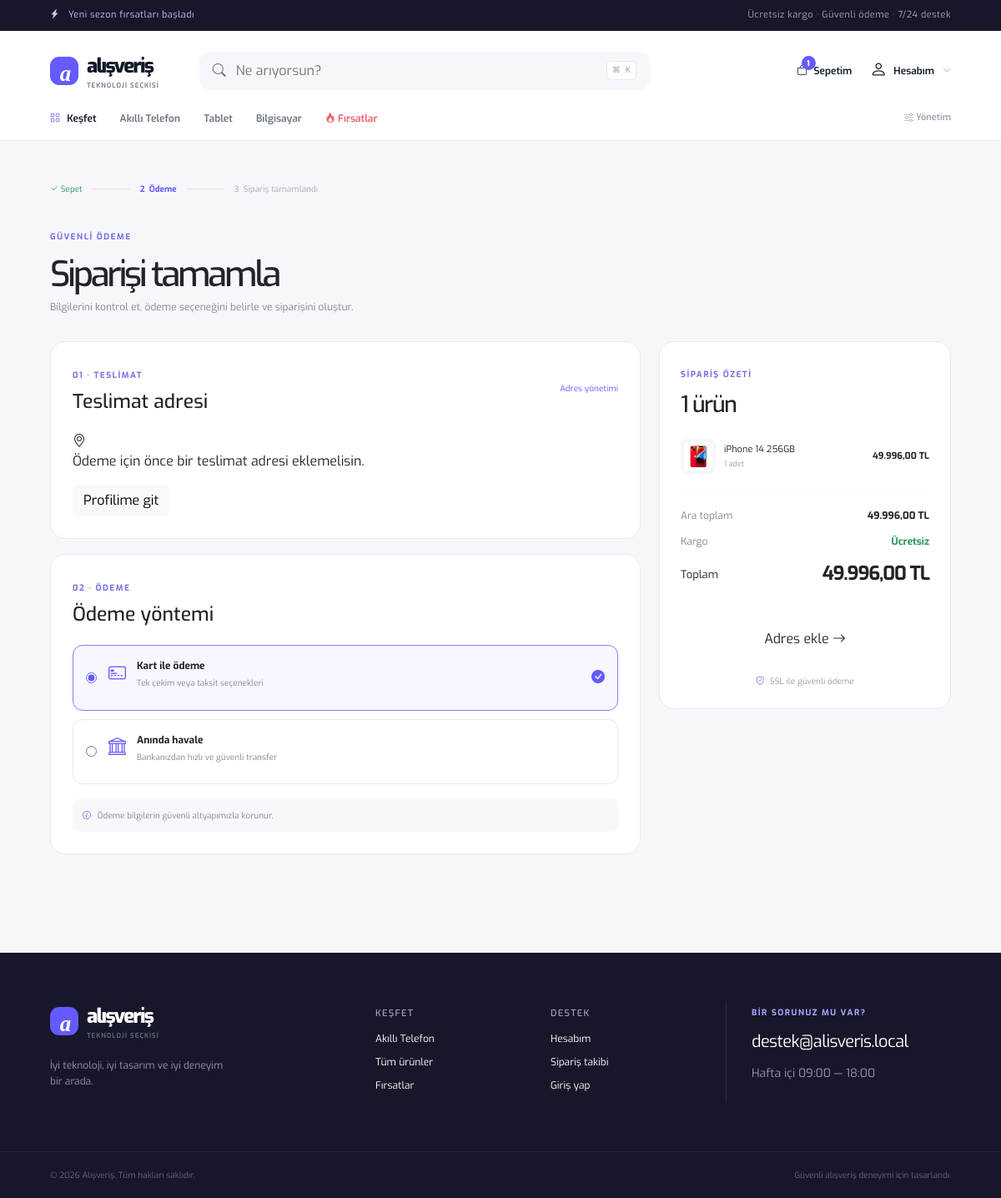
Screenshot of /odeme.php (signed in) with the database file from the repository.
### tables this page shows
CREATE TABLE `kategori` (
  `kategori_id` int(11) NOT NULL,
  `kategori_ad` varchar(50) NOT NULL,
  `kategori_link` varchar(100) NOT NULL
);

CREATE TABLE `sepet` (
  `sepet_kalem_id` int(11) NOT NULL,
  `kullanici_id` int(11) NOT NULL,
  `telefon_id` int(11) NOT NULL,
  `adet` int(11) NOT NULL DEFAULT 1,
  `ekleme_tarihi` datetime DEFAULT current_timestamp()
);

CREATE TABLE `telefon` (
  `id` int(11) NOT NULL,
  `model_id` int(11) NOT NULL,
  `img` varchar(250) NOT NULL,
  `fiyat` decimal(10,2) NOT NULL,
  `satici` varchar(150) NOT NULL,
  `renk_id` int(11) NOT NULL,
  `hafiza_id` int(11) NOT NULL,
  `teslimat` varchar(50) NOT NULL,
  `odeme_secenekleri` varchar(255) NOT NULL,
  `taksit_secenekleri` varchar(255) NOT NULL,
  `stok_id` int(11) NOT NULL,
  `stok_adet` int(11) DEFAULT NULL,
  `kategori_id` int(11) NOT NULL,
  `puan` float NOT NULL
);

CREATE TABLE `model` (
  `model_id` int(11) NOT NULL,
  `model_ad` varchar(100) NOT NULL
);

CREATE TABLE `hafiza` (
  `hafiza_id` int(11) NOT NULL,
  `hafiza_ad` varchar(20) NOT NULL
);

### odeme.php (the view, shortened to what this page needs)
<?php
include 'admin/baglanti.php';
$userId = (int) $_SESSION['kullanici_id'];
$cart = mysqli_query($conn, "SELECT s.adet, t.fiyat, t.img, m.model_ad, h.hafiza_ad FROM sepet s JOIN telefon t ON t.id=s.telefon_id LEFT JOIN model m ON m.model_id=t.model_id LEFT JOIN hafiza h ON h.hafiza_id=t.hafiza_id WHERE s.kullanici_id=$userId");
$items=[]; $total=0; $count=0;
while($item=mysqli_fetch_assoc($cart)){ $item['line_total']=(float)$item['fiyat']*(int)$item['adet']; $items[]=$item; $total += $item['line_total']; $count += (int)$item['adet']; }
$addressResult = mysqli_query($conn, "SELECT a.*, m.mahalle_adi AS mahalle, c.ilce_adi AS ilce, i.il_adi AS il FROM kullanici_adresleri a JOIN mahalleler m ON m.id=a.mahalle_id JOIN ilceler c ON c.id=m.ilce_id JOIN iller i ON i.id=c.il_id WHERE a.kullanici_id=$userId ORDER BY a.id DESC");
$addresses=[]; while($address=mysqli_fetch_assoc($addressResult)) $addresses[]=$address;
$formattedTotal=number_format($total,2,',','.');
?>
<!doctype html>
<html lang="tr"><head><?php include 'parts/head.php'; ?><link rel="stylesheet" href="assets/css/account.css"></head><body>
<?php include 'parts/header.php'; ?>
<main class="account-page checkout-page"><div class="checkout-steps"><span class="done"><i class="bi bi-check2"></i> Sepet</span><b></b><span class="active">2&nbsp; Ödeme</span><b></b><span>3&nbsp; Sipariş tamamlandı</span></div><div class="page-intro"><div><span class="eyebrow">Güvenli ödeme</span><h1>Siparişi tamamla</h1><p>Bilgilerini kontrol et, ödeme seçeneğini belirle ve siparişini oluştur.</p></div></div>
<form action="odeme_tamamla.php" method="post"><div class="checkout-grid"><div class="checkout-main"><section class="checkout-card"><div class="card-heading"><div><span class="eyebrow">01 · Teslimat</span><h2>Teslimat adresi</h2></div><a href="profil.php">Adres yönetimi</a></div><?php if (!$addresses): ?><div class="checkout-empty"><i class="bi bi-geo-alt"></i><p>Ödeme için önce bir teslimat adresi eklemelisin.</p><a href="profil.php" class="btn btn-light">Profilime git</a></div><?php endif; ?></section>
<section class="checkout-card"><div class="card-heading"><div><span class="eyebrow">02 · Ödeme</span><h2>Ödeme yöntemi</h2></div></div><div class="payment-options"><label class="payment-option"><input type="radio" name="odeme_secimi" value="taksitli" checked><span><i class="bi bi-credit-card-2-front"></i><b>Kart ile ödeme</b><small>Tek çekim veya taksit seçenekleri</small></span><i class="bi bi-check-circle-fill"></i></label><label class="payment-option"><input type="radio" name="odeme_secimi" value="aninda_havale"><span><i class="bi bi-bank"></i><b>Anında havale</b><small>Bankanızdan hızlı ve güvenli transfer</small></span><i class="bi bi-check-circle-fill"></i></label></div><div class="installment-note"><i class="bi bi-info-circle"></i> Ödeme bilgilerin güvenli altyapımızla korunur.</div></section></div>
<aside class="summary-card checkout-summary"><span class="eyebrow">Sipariş özeti</span><h2><?= $count ?> ürün</h2><div class="checkout-products"><?php foreach($items as $item): ?><div><img src="assets/img/<?= htmlspecialchars($item['img']) ?>" alt=""><span><?= htmlspecialchars($item['model_ad'].' '.$item['hafiza_ad']) ?><small><?= (int)$item['adet'] ?> adet</small></span><b><?= number_format($item['line_total'],2,',','.') ?> TL</b></div><?php endforeach; ?></div><hr><div class="summary-row"><span>Ara toplam</span><b><?= $formattedTotal ?> TL</b></div><div class="summary-row"><span>Kargo</span><b class="success-text">Ücretsiz</b></div><div class="summary-total"><span>Toplam</span><strong><?= $formattedTotal ?> TL</strong></div><?php if ($addresses): ?><label class="terms-check"><input name="sozlesme_checkbox" value="1" type="checkbox" required><span>Mesafeli satış sözleşmesini ve ön bilgilendirme formunu okudum, onaylıyorum.</span></label><button class="btn btn-brand summary-button" type="submit">Siparişi onayla <i class="bi bi-arrow-right"></i></button><?php else: ?><a href="profil.php" class="btn btn-brand summary-button">Adres ekle <i class="bi bi-arrow-right"></i></a><?php endif; ?><div class="secure-note"><i class="bi bi-shield-check"></i> SSL ile güvenli ödeme</div></aside></div></form></main>
<?php include 'parts/footer.php'; ?></body></html>

### parts/header.php (shortened to what this page needs)
<?php
$userId = (int) ($_SESSION['kullanici_id'] ?? 0);
$cartCount = 0;
if ($userId) {
    $cartResult = mysqli_query($conn, "SELECT COALESCE(SUM(adet), 0) AS toplam_adet FROM sepet WHERE kullanici_id = $userId");
    $cartCount = (int) (mysqli_fetch_assoc($cartResult)['toplam_adet'] ?? 0);
}
?>
<header class="site-header">
    <div class="announcement"><span><i class="bi bi-lightning-charge-fill"></i> Yeni sezon fırsatları başladı</span><span class="announcement-right">Ücretsiz kargo · Güvenli ödeme · 7/24 destek</span></div>
    <div class="header-main">
        <a class="brand" href="index.php" aria-label="Alışveriş ana sayfa"><span class="brand-mark">a</span><span>alışveriş<small>teknoloji seçkisi</small></span></a>
        <form class="search-form" action="telefon.php" method="get"><i class="bi bi-search"></i><input name="q" type="search" placeholder="Ne arıyorsun?" aria-label="Ürün ara"><kbd>⌘ K</kbd></form>
        <div class="header-actions">
            <a href="sepet.php" class="header-action"><span class="icon-wrap"><i class="bi bi-bag"></i><?php if ($cartCount): ?><b><?= $cartCount > 9 ? '9+' : $cartCount ?></b><?php endif; ?></span><span>Sepetim</span></a>
            <div class="dropdown"><button class="header-action account-action" data-bs-toggle="dropdown" aria-expanded="false"><i class="bi bi-person"></i><span><?= $userId ? 'Hesabım' : 'Giriş yap' ?></span><i class="bi bi-chevron-down chevron"></i></button>
            </div>
        </div>
    </div>
    <nav class="category-nav"><a href="index.php" class="nav-home"><i class="bi bi-grid"></i> Keşfet</a><?php $categories = mysqli_query($conn, "SELECT * FROM kategori ORDER BY kategori_id ASC"); while ($category = mysqli_fetch_assoc($categories)): ?><a href="<?= htmlspecialchars($category['kategori_link']) ?>"><?= htmlspecialchars($category['kategori_ad']) ?></a><?php endwhile; ?><a href="telefon.php?sort=campaign" class="nav-highlight"><i class="bi bi-fire"></i> Fırsatlar</a><a href="admin/admin.php" class="nav-admin ms-auto"><i class="bi bi-sliders"></i> Yönetim</a></nav>
</header>

### assets/css/style.css (style rules this page uses)
* { margin: 0; padding: 0; box-sizing: border-box; font-family: 'Exo', sans-serif; }
:root { --ink:#111827;--muted:#6b7280;--line:#e8e9ee;--brand:#635bff;--soft:#f6f7fb;--dark:#17172a }
body { background:#fff;color:var(--ink);font-size:15px }
a { color:inherit }
.site-header { background:#fff;position:relative;z-index:10 }
.announcement { background:var(--dark);color:#fff;display:flex;justify-content:space-between;padding:10px max(5vw,24px);font-size:11px;letter-spacing:.04em }
.announcement span:first-child { color:#c9c5ff }
.announcement i { margin-right:7px }
.announcement-right { opacity:.62 }
.header-main { max-width:1240px;margin:auto;padding:24px max(5vw,24px);display:flex;align-items:center;gap:48px }
.brand { display:flex;align-items:center;gap:10px;text-decoration:none!important;color:var(--ink);font-size:24px;font-weight:800;letter-spacing:-.07em;white-space:nowrap }
.brand small { display:block;font-size:8px;letter-spacing:.12em;text-transform:uppercase;color:var(--muted);font-weight:600 }
.brand-mark { display:grid;place-items:center;background:var(--brand);color:#fff;width:34px;height:34px;border-radius:11px;font-family:Georgia,serif;font-style:italic;font-size:27px;letter-spacing:-.12em }
.search-form { height:46px;display:flex;align-items:center;gap:12px;background:var(--soft);border:1px solid transparent;border-radius:13px;padding:0 15px;flex:1;max-width:540px;color:var(--muted) }
.search-form input { background:transparent;border:0;outline:0;width:100%;font:inherit;color:var(--ink) }
.search-form kbd { font-size:10px;color:#9ca3af;background:#fff;border:1px solid var(--line);border-radius:5px;padding:3px 6px;white-space:nowrap }
.header-actions { display:flex;align-items:center;gap:22px;margin-left:auto }
.header-action { border:0;background:none;text-decoration:none!important;display:flex;align-items:center;gap:8px;font-size:12px;font-weight:600;white-space:nowrap;color:var(--ink) }
.header-action>i { font-size:20px }
.icon-wrap { position:relative }
.icon-wrap b { position:absolute;right:-10px;top:-9px;background:var(--brand);color:#fff;border-radius:20px;font-size:9px;min-width:17px;height:17px;text-align:center;padding-top:3px }
.account-action { padding:0 }
.chevron { font-size:10px!important;color:#9ca3af;margin-left:2px }
.category-nav { max-width:1240px;margin:auto;padding:0 max(5vw,24px) 17px;display:flex;align-items:center;gap:28px;border-bottom:1px solid var(--line);font-size:12px;font-weight:600 }
.category-nav a { text-decoration:none!important;color:#6b7280 }
.category-nav a:hover,.category-nav .nav-home { color:var(--ink) }
.category-nav .nav-home i { color:var(--brand);margin-right:5px }
.category-nav .nav-highlight { color:#ef5c65 }
.nav-admin { font-size:11px!important;color:#9ca3af!important }
.eyebrow { text-transform:uppercase;letter-spacing:.15em;font-size:10px;font-weight:700;color:#7770e8;display:inline-block }
.btn-brand { background:var(--brand);color:#fff;border:0;border-radius:10px;padding:13px 17px;font-size:12px;font-weight:700 }

### rows the page displays
kategori: kategori_ad "Akıllı Telefon"
kategori: kategori_ad "Tablet"
kategori: kategori_ad "Bilgisayar"
sepet: telefon.img (picture), model.model_ad "iPhone 14 256GB", adet "1", line_total "49.996,00"

### other values shown
$cartCount "1"
$count "1"
$formattedTotal "49.996,00"
